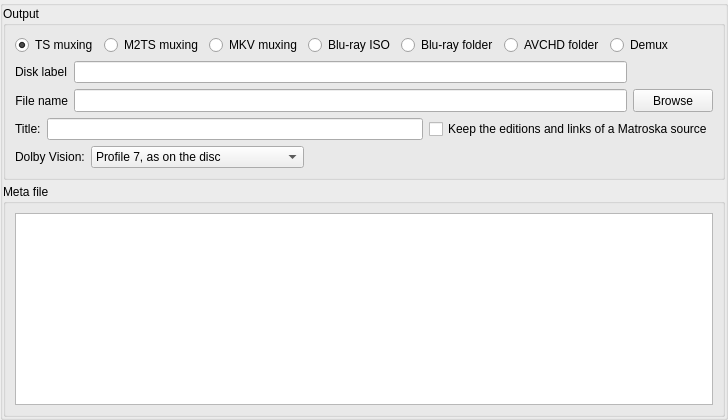
     <widget class="QGroupBox" name="groupBox">
      <property name="sizePolicy">
       <sizepolicy hsizetype="Preferred" vsizetype="Maximum">
        <horstretch>0</horstretch>
        <verstretch>0</verstretch>
       </sizepolicy>
      </property>
      <property name="title">
       <string/>
      </property>
      <property name="flat">
       <bool>true</bool>
      </property>
      <layout class="QVBoxLayout" name="verticalLayout_13">
       <property name="spacing">
        <number>4</number>
       </property>
       <property name="margin">
        <number>0</number>
       </property>
       <item>
        <widget class="QGroupBox" name="groupBox_4">
         <property name="sizePolicy">
          <sizepolicy hsizetype="Preferred" vsizetype="Fixed">
           <horstretch>0</horstretch>
           <verstretch>0</verstretch>
          </sizepolicy>
         </property>
         <property name="title">
          <string>Output</string>
         </property>
         <layout class="QVBoxLayout" name="verticalLayout_2">
          <item>
           <layout class="QHBoxLayout" name="horizontalLayout_7">
            <item>
             <widget class="QRadioButton" name="radioButtonTS">
              <property name="sizePolicy">
               <sizepolicy hsizetype="Fixed" vsizetype="Fixed">
                <horstretch>0</horstretch>
                <verstretch>0</verstretch>
               </sizepolicy>
              </property>
              <property name="text">
               <string>TS muxing</string>
              </property>
              <property name="checked">
               <bool>true</bool>
              </property>
             </widget>
            </item>
            <item>
             <widget class="QRadioButton" name="radioButtonM2TS">
              <property name="sizePolicy">
               <sizepolicy hsizetype="Fixed" vsizetype="Fixed">
                <horstretch>0</horstretch>
                <verstretch>0</verstretch>
               </sizepolicy>
              </property>
              <property name="text">
               <string>M2TS muxing</string>
              </property>
             </widget>
            </item>
            <item>
             <widget class="QRadioButton" name="radioButtonMKV">
              <property name="sizePolicy">
               <sizepolicy hsizetype="Fixed" vsizetype="Fixed">
                <horstretch>0</horstretch>
                <verstretch>0</verstretch>
               </sizepolicy>
              </property>
              <property name="text">
               <string>MKV muxing</string>
              </property>
             </widget>
            </item>
            <item>
             <widget class="QRadioButton" name="radioButtonBluRayISO">
              <property name="text">
               <string>Blu-ray ISO</string>
              </property>
             </widget>
            </item>
            <item>
             <widget class="QRadioButton" name="radioButtonBluRay">
              <property name="sizePolicy">
               <sizepolicy hsizetype="Fixed" vsizetype="Fixed">
                <horstretch>0</horstretch>
                <verstretch>0</verstretch>
               </sizepolicy>
              </property>
              <property name="text">
               <string>Blu-ray folder</string>
              </property>
             </widget>
            </item>
            <item>
             <widget class="QRadioButton" name="radioButtonAVCHD">
              <property name="text">
               <string>AVCHD folder</string>
              </property>
             </widget>
            </item>
            <item>
             <widget class="QRadioButton" name="radioButtonDemux">
              <property name="sizePolicy">
               <sizepolicy hsizetype="Fixed" vsizetype="Fixed">
                <horstretch>0</horstretch>
                <verstretch>0</verstretch>
               </sizepolicy>
              </property>
              <property name="text">
               <string>Demux</string>
              </property>
             </widget>
            </item>
            <item>
             <spacer name="horizontalSpacer_4">
              <property name="orientation">
               <enum>Qt::Horizontal</enum>
              </property>
              <property name="sizeHint" stdset="0">
               <size>
                <width>40</width>
                <height>20</height>
               </size>
              </property>
             </spacer>
            </item>
           </layout>
          </item>
          <item>
           <layout class="QGridLayout" name="gridLayout_11">
            <item row="0" column="0">
             <widget class="QLabel" name="DiskLabel">
              <property name="text">
               <string>Disk label</string>
              </property>
             </widget>
            </item>
            <item row="0" column="1">
             <widget class="QLineEdit" name="DiskLabelEdit"/>
            </item>
            <item row="1" column="0">
             <widget class="QLabel" name="FilenameLabel">
              <property name="text">
               <string>File name</string>
              </property>
              <property name="alignment">
               <set>Qt::AlignRight|Qt::AlignTrailing|Qt::AlignVCenter</set>
              </property>
             </widget>
            </item>
            <item row="1" column="1">
             <widget class="QLineEdit" name="outFileName">
              <property name="minimumSize">
               <size>
                <width>0</width>
                <height>23</height>
               </size>
              </property>
             </widget>
            </item>
            <item row="1" column="2">
             <widget class="QPushButton" name="btnBrowse">
              <property name="minimumSize">
               <size>
                <width>75</width>
                <height>23</height>
               </size>
              </property>
              <property name="text">
               <string>Browse</string>
              </property>
             </widget>
            </item>
           </layout>
          </item>
          <item>
           <layout class="QHBoxLayout" name="horizontalLayoutMkvOutput">
            <item>
             <widget class="QLabel" name="mkvTitleLabel">
              <property name="text">
               <string>Title:</string>
              </property>
             </widget>
            </item>
            <item>
             <widget class="QLineEdit" name="mkvTitleEdit"/>
            </item>
            <item>
             <widget class="QCheckBox" name="mkvKeepEditionsCheck">
              <property name="toolTip">
               <string>Keep a Matroska source&apos;s chapters exactly as they are, every edition and every link to another file, and its segment identity, so that ordered editions and linked files still work after the remux. The file is read as it is stored, not as its ordered edition plays it. Not with a join, a cut or a split.</string>
              </property>
              <property name="text">
               <string>Keep the editions and links of a Matroska source</string>
              </property>
             </widget>
            </item>
           </layout>
          </item>
          <item>
           <layout class="QHBoxLayout" name="horizontalLayoutDvProfile">
            <item>
             <widget class="QLabel" name="labelDvProfile">
              <property name="visible">
               <bool>false</bool>
              </property>
              <property name="text">
               <string>Dolby Vision:</string>
              </property>
             </widget>
            </item>
            <item>
             <widget class="QComboBox" name="comboBoxDvProfile">
              <property name="visible">
               <bool>false</bool>
              </property>
              <property name="toolTip">
               <string>Only applies to a dual layer Dolby Vision source muxed to Matroska. Profile 7 carries the disc as it is. Profile 8.1 converts the Dolby Vision metadata so the file plays as single layer Dolby Vision on many more devices, while the disc's own metadata travels with it so the two layers can be separated again exactly. The file does not get smaller. Profile 8.1 needs the libdovi library beside tsMuxeR.</string>
              </property>
              <item>
               <property name="text">
                <string>Profile 7, as on the disc</string>
               </property>
              </item>
              <item>
               <property name="text">
                <string>Profile 8.1, plays on more devices</string>
               </property>
              </item>
             </widget>
            </item>
            <item>
             <spacer name="horizontalSpacerDvProfile">
              <property name="orientation">
               <enum>Qt::Horizontal</enum>
              </property>
              <property name="sizeHint" stdset="0">
               <size>
                <width>40</width>
                <height>0</height>
               </size>
              </property>
             </spacer>
            </item>
           </layout>
          </item>
         </layout>
        </widget>
       </item>
       <item>
        <widget class="QGroupBox" name="groupBox_2">
         <property name="minimumSize">
          <size>
           <width>0</width>
           <height>100</height>
          </size>
         </property>
         <property name="maximumSize">
          <size>
           <width>16777215</width>
           <height>1000000</height>
          </size>
         </property>
         <property name="title">
          <string>Meta file</string>
         </property>
         <layout class="QVBoxLayout" name="verticalLayout_6">
          <item>
           <widget class="QPlainTextEdit" name="memoMeta">
            <property name="undoRedoEnabled">
             <bool>true</bool>
            </property>
            <property name="readOnly">
             <bool>false</bool>
            </property>
           </widget>
          </item>
         </layout>
        </widget>
       </item>
      </layout>
     </widget>
